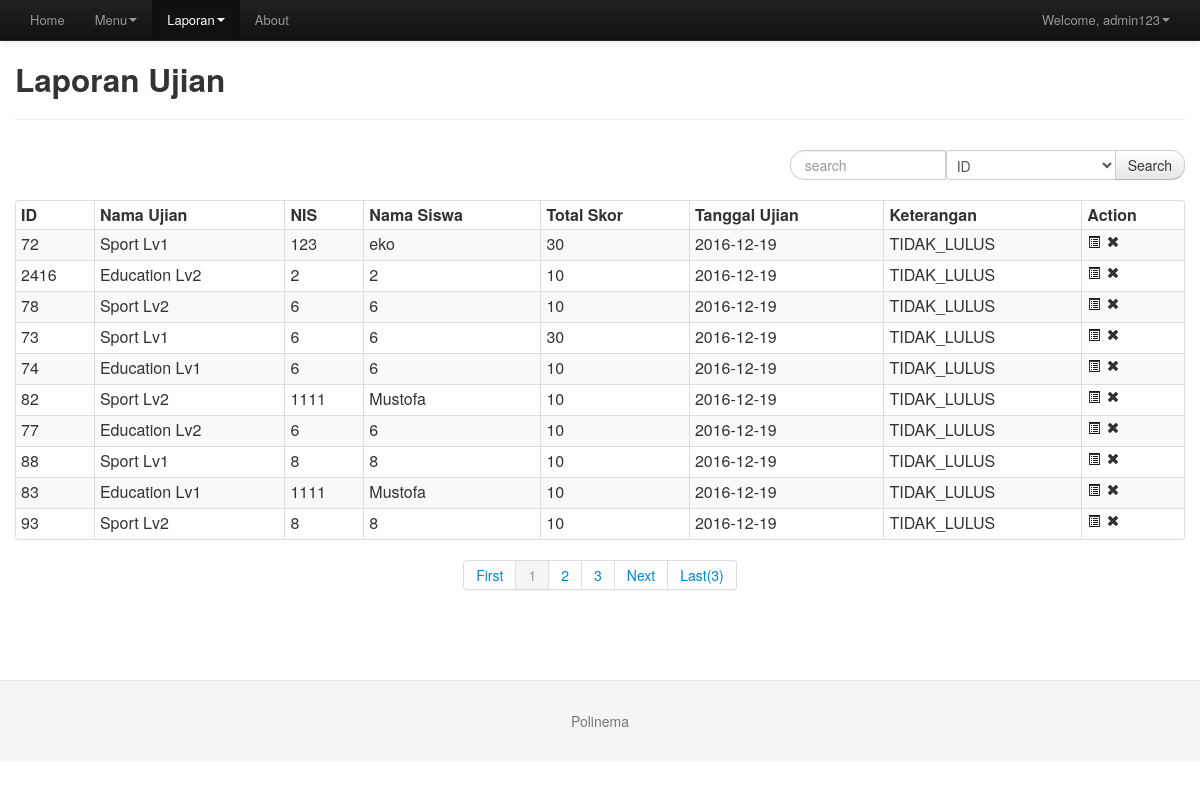
Screenshot of /?page=Laporan (signed in) with the database file from the repository.
### tables this page shows
CREATE TABLE IF NOT EXISTS `hasil_ujian` (
  `id` int(100) NOT NULL AUTO_INCREMENT,
  `id_ujian` int(10) NOT NULL,
  `id_siswa` int(10) NOT NULL,
  `benar` varchar(100) NOT NULL,
  `salah` varchar(100) NOT NULL,
  `kosong` varchar(100) NOT NULL,
  `skor` varchar(100) NOT NULL,
  `status` varchar(100) NOT NULL,
  `tgl` varchar(100) NOT NULL,
  PRIMARY KEY (`id`)
);

CREATE TABLE IF NOT EXISTS `ujian` (
  `id` int(10) NOT NULL AUTO_INCREMENT,
  `id_matpel` int(10) NOT NULL,
  `nama_ujian` varchar(100) NOT NULL,
  `id_guru` int(10) NOT NULL,
  `text_pembuka` varchar(1000) NOT NULL,
  `waktu` int(100) NOT NULL,
  `tgl_input` date NOT NULL,
  `jml_soal` int(10) NOT NULL,
  PRIMARY KEY (`id`)
);

CREATE TABLE IF NOT EXISTS `siswa` (
  `id` int(10) NOT NULL AUTO_INCREMENT,
  `nis` int(100) NOT NULL,
  `nama_siswa` varchar(100) NOT NULL,
  `password` varchar(100) NOT NULL,
  `id_kelas` int(10) NOT NULL,
  `email` varchar(100) NOT NULL,
  PRIMARY KEY (`id`)
);

### laporan/admin/laporan.php (the view, shortened to what this page needs)
<div class="row">
<div class="span12">
<?php
	$dataPerPage = 10;
	if(isset($_GET['halaman']) and !empty($_GET['halaman']))
	{
		$noPage = $_GET['halaman'];
	}
	else $noPage = 1;
	$offset = ($noPage - 1) * $dataPerPage;
?>
	<div class="page-header">
		<h2>Laporan Ujian</h2>
	</div>
	<div>
 		<form class="form-search" align="right" method="GET" action="">
		  <div class="input-append">
			<input type="text" class="span2 search-query" placeholder="search" name="txt_search">
			<select class="span2" name="jenis_search">
				<option value='hasil_ujian.id'>ID</option>
			</select>
			<button type="submit" class="btn">Search</button>
		  </div>
		</form>
        <table class="table table-striped table-condensed table-bordered">
            <thead>
                <tr>
                    <th>ID</th>
                    <th>Nama Ujian</th>
                    <th>NIS</th>
                    <th>Nama Siswa</th>
                    <th>Total Skor</th>
                    <th>Tanggal Ujian</th>
                    <th>Keterangan</th>
                    <th>Action</th>
                </tr>
            </thead>
        <tbody>
		<?php
			$select_hasil_ujian = "hasil_ujian.id, hasil_ujian.skor, hasil_ujian.tgl, hasil_ujian.status, hasil_ujian.benar, hasil_ujian.salah, hasil_ujian.kosong,";
			$select_siswa = "siswa.nis, siswa.nama_siswa,";
			$select_ujian = "ujian.jml_soal, ujian.nama_ujian";
		if(empty($_GET["txt_search"])){
			$txt_search="";
		}
		else{
			$txt_search=$_GET["txt_search"];
		}
		$jenis_search = $_GET["jenis_search"];
		if(!empty($txt_search)){
			$query_count = mysql_query("SELECT COUNT(*) AS jml_data FROM hasil_ujian,ujian,siswa where hasil_ujian.id_siswa=siswa.id and hasil_ujian.id_ujian=ujian.id and $jenis_search like '%$txt_search%'");
			$query_page = mysql_query("select $select_hasil_ujian $select_siswa $select_ujian from hasil_ujian,ujian,siswa where hasil_ujian.id_siswa=siswa.id and hasil_ujian.id_ujian=ujian.id and $jenis_search like '%$txt_search%' order by tgl desc LIMIT $offset, $dataPerPage");
		}else{
			$query_count = mysql_query("SELECT COUNT(*) AS jml_data FROM hasil_ujian,ujian,siswa where hasil_ujian.id_siswa=siswa.id and hasil_ujian.id_ujian=ujian.id");
			$query_page = mysql_query("select $select_hasil_ujian $select_siswa $select_ujian from hasil_ujian,ujian,siswa where hasil_ujian.id_siswa=siswa.id and hasil_ujian.id_ujian=ujian.id order by tgl desc LIMIT $offset, $dataPerPage");
		}
			$array_count   = mysql_fetch_array($query_count);
			$jml_data = $array_count["jml_data"];
			$jumPage = ceil($jml_data/$dataPerPage);
			while($array_page = mysql_fetch_array($query_page)){
		?>
            <tr>
                <td><?php echo $array_page["id"]; ?></td>
                <td><?php echo $array_page["nama_ujian"]; ?></td>
                <td><?php echo $array_page["nis"]; ?></td>
                <td><?php echo $array_page["nama_siswa"]; ?></td>
                <td><?php echo $array_page["skor"]; ?></td>
                <td><?php echo $array_page["tgl"]; ?></td>
                <td><?php echo $array_page["status"]; ?></td>
                <td>
                    <a href="#detail" data-toggle="modal" onclick="javacript:detail(<?php echo "'".$array_page["benar"]."','".$array_page["salah"]."','".$array_page["kosong"]."'"; ?>)"><i class="icon-list-alt"></i></a>
                    <a href="proses/laporan/delete.php?id=<?php echo $array_page["id"]; ?>" onclick="return confirm('Are you sure you want to delete?')"><i class="icon-remove"></i></a>
                </td>
            </tr>
		<?php
			}
		?>
        </tbody>
        </table>
		<div class="pagination pagination-centered">
			<?php
			if(!empty($txt_search)){
			?>
            <ul>
                <li><a href="?page=Laporan&halaman=1&txt_search=<?php echo $txt_search; ?>&jenis_search=<?php echo $jenis_search; ?>">First</a></li>
                <li>
					<?php
					if ($noPage > 1) echo  "<a href='?page=Laporan&halaman=".($noPage-1)."&txt_search=".$txt_search."&jenis_search=".$jenis_search."'>Prev</a>";
                   ?>
                </li>
					<?php
						$noPage1 = $noPage - 1;
						$noPage2 = $noPage - 2;
						$noPage3 = $noPage + 1;
						$noPage4 = $noPage + 2;
						if($noPage > 2)echo "<li><a href='?page=Laporan&halaman=".$noPage2."&txt_search=".$txt_search."&jenis_search=".$jenis_search."'>".$noPage2."</a></li>";
						if($noPage > 1)echo "<li><a href='?page=Laporan&halaman=".$noPage1."&txt_search=".$txt_search."&jenis_search=".$jenis_search."'>".$noPage1."</a></li>";
						echo "<li class='active'><a href='?page=Laporan&halaman=".$noPage."&txt_search=".$txt_search."&jenis_search=".$jenis_search."'>".$noPage."</a></li>";
						if($jumPage > $noPage){
							echo "<li><a href='?page=Laporan&halaman=".$noPage3."&txt_search=".$txt_search."&jenis_search=".$jenis_search."'>".$noPage3."</a></li>";
							if($jumPage > $noPage3)echo "<li><a href='?page=Laporan&halaman=".$noPage4."&txt_search=".$txt_search."&jenis_search=".$jenis_search."'>".$noPage4."</a></li>";
						}
					?>
                <li>
                        <?php
						if ($noPage < $jumPage) echo "<li><a href='?page=Laporan&halaman=".($noPage+1)."&txt_search=".$txt_search."&jenis_search=".$jenis_search."'>Next</a>";
						?>
                </li>
                <li><a href="?page=Laporan&halaman=<?php echo $jumPage; ?>&txt_search=<?php echo $txt_search; ?>&jenis_search=<?php echo $jenis_search; ?>">Last(<?php echo $jumPage; ?>)</a></li>
            </ul>
			<?php
			}else{
			?>
            <ul>
                <li><a href="?page=Laporan&halaman=1">First</a></li>
					<?php
						$noPage3 = $noPage + 1;
						$noPage4 = $noPage + 2;
						echo "<li class='active'><a href='?page=Laporan&halaman=".$noPage."'>".$noPage."</a></li>";
						if($jumPage > $noPage){
							echo "<li><a href='?page=Laporan&halaman=".$noPage3."'>".$noPage3."</a></li>";
							if($jumPage > $noPage3)echo "<li><a href='?page=Laporan&halaman=".$noPage4."'>".$noPage4."</a></li>";
						}
					?>
                <li>
                        <?php
						if ($noPage < $jumPage) echo "<li><a href='?page=Laporan&halaman=".($noPage+1)."'>Next</a>";
						?>
                </li>
                <li><a href="?page=Laporan&halaman=<?php echo $jumPage; ?>">Last(<?php echo $jumPage; ?>)</a></li>
            </ul>
			<?php
			}
			?>
        </div>
</div>
</div>
</div>
</div>

### menu/user.php (shortened to what this page needs)
<ul class="nav pull-right">
<?php
if($user_type == "admin"){
	$query_menu_user = mysql_query("select*from admin where id='$id_user'");
	$array_menu_user = mysql_fetch_array($query_menu_user);
	$nama_menu_user = $array_menu_user["nama"];
}else if($user_type == "siswa"){
	$query_menu_user = mysql_query("select*from siswa where id='$id_user'");
	$array_menu_user = mysql_fetch_array($query_menu_user);
	$nama_menu_user = $array_menu_user["nama_siswa"];
}
?>
	<li class="dropdown">
                 <a href="#" class="dropdown-toggle" data-toggle="dropdown">
                     Welcome, <?php echo $nama_menu_user; ?><b class="caret"></b>
                 </a>
             </li>
         </ul>
       </div>
     </div>
   </div>
 </div>

### assets/css/docs.css (style rules this page uses)
body { position: relative; padding-top: 40px; }

### rows the page displays
hasil_ujian: id "72", id_ujian.nama_ujian "Sport Lv1", id_siswa.nis "123", id_siswa.nama_siswa "eko", skor "30", tgl "2016-12-19", status "TIDAK_LULUS"
hasil_ujian: id "2416", id_ujian.nama_ujian "Education Lv2", id_siswa.nis "2", id_siswa.nama_siswa "2", skor "10", tgl "2016-12-19", status "TIDAK_LULUS"
hasil_ujian: id "78", id_ujian.nama_ujian "Sport Lv2", id_siswa.nis "6", id_siswa.nama_siswa "6", skor "10", tgl "2016-12-19", status "TIDAK_LULUS"
hasil_ujian: id "73", id_ujian.nama_ujian "Sport Lv1", id_siswa.nis "6", id_siswa.nama_siswa "6", skor "30", tgl "2016-12-19", status "TIDAK_LULUS"
hasil_ujian: id "74", id_ujian.nama_ujian "Education Lv1", id_siswa.nis "6", id_siswa.nama_siswa "6", skor "10", tgl "2016-12-19", status "TIDAK_LULUS"
hasil_ujian: id "82", id_ujian.nama_ujian "Sport Lv2", id_siswa.nis "1111", id_siswa.nama_siswa "Mustofa", skor "10", tgl "2016-12-19", status "TIDAK_LULUS"
hasil_ujian: id "77", id_ujian.nama_ujian "Education Lv2", id_siswa.nis "6", id_siswa.nama_siswa "6", skor "10", tgl "2016-12-19", status "TIDAK_LULUS"
hasil_ujian: id "88", id_ujian.nama_ujian "Sport Lv1", id_siswa.nis "8", id_siswa.nama_siswa "8", skor "10", tgl "2016-12-19", status "TIDAK_LULUS"
hasil_ujian: id "83", id_ujian.nama_ujian "Education Lv1", id_siswa.nis "1111", id_siswa.nama_siswa "Mustofa", skor "10", tgl "2016-12-19", status "TIDAK_LULUS"
hasil_ujian: id "93", id_ujian.nama_ujian "Sport Lv2", id_siswa.nis "8", id_siswa.nama_siswa "8", skor "10", tgl "2016-12-19", status "TIDAK_LULUS"

### other values shown
$nama_menu_user "admin123"
$noPage "1"
$noPage3 "2"
$noPage4 "3"
$jumPage "3"
